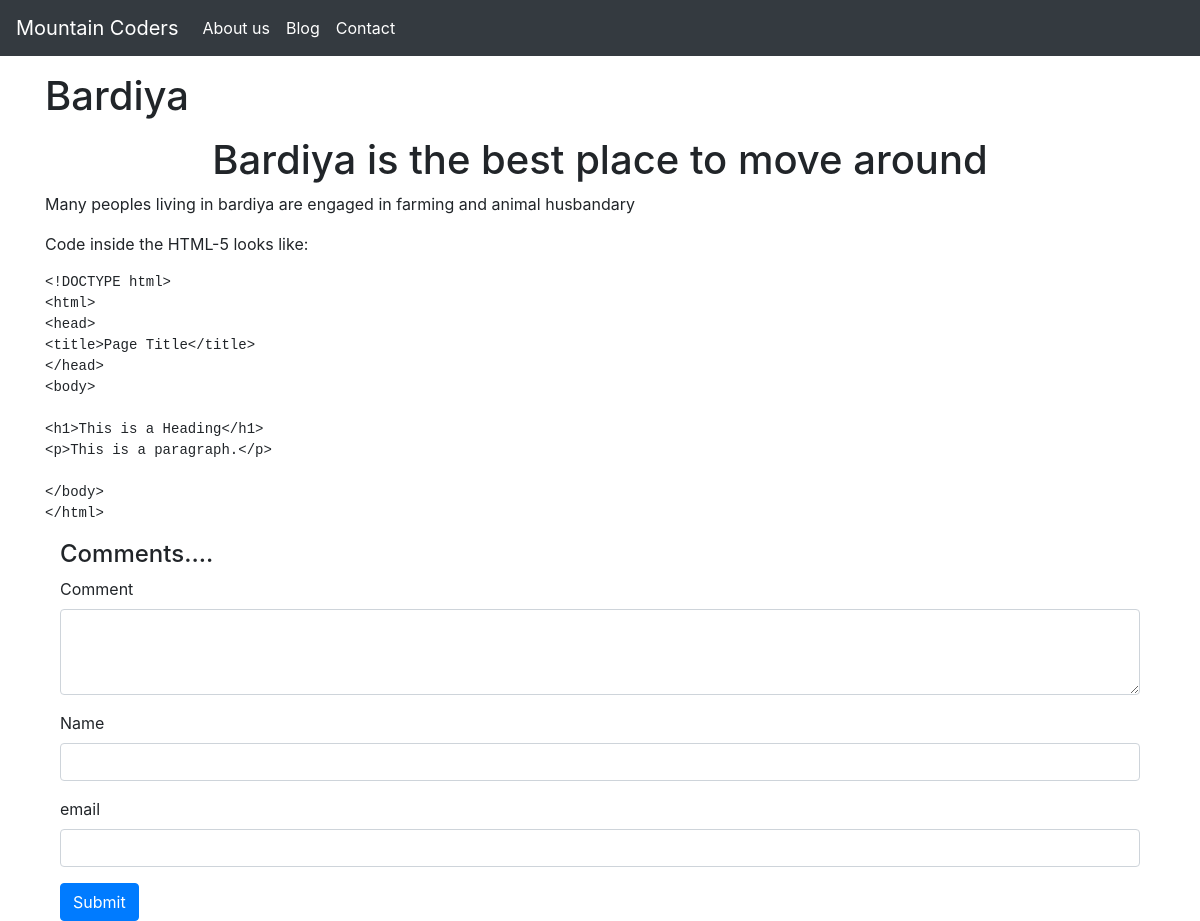
Screenshot of /blogpost/bardiya-post with the database file from the repository.
### blog/models.py (models this page shows, shortened)
class Blog(models.Model):
    sno = models.AutoField(primary_key=True)
    title = models.CharField(max_length=200)
    content = models.TextField()
    slug = models.CharField(max_length=100)
    time = models.DateTimeField(auto_now_add=True)

### blog/views.py (the view)
# urls.py: path('blogpost/<str:slug>', views.blogpost, name='blogpost'),
def blogpost(request,slug):
    blog = Blog.objects.filter(slug=slug).first()
    comments = Comment.objects.filter(post=blog)
    context = {
        'blog': blog,
        'comments': comments,
    }
    return render(request, 'blog/blogpost.html', context)

### templates/blog/blogpost.html (shortened to what this page needs)
{% extends 'blog/base.html' %}
{% block body %}
<div class="container">
<h1 class="my-3">
    {{blog.title}}
</h1>
<div class="my-3">
    {{blog.content|safe}}
</div>
<div class="container">
    <h4>Comments....</h4>
    <form action="{% url 'postcomment' %}" method="post">
        <div class="form-group">
            <label for="comment">Comment</label>
            <textarea class="form-control" name="comment" id="comment" rows="3"></textarea>
        </div>
        <div class="form-group">
            <label for="comment">Name</label>
            <input class="form-control" name="name" id="comment" />
        </div>
        <div class="form-group">
            <label for="comment">email</label>
            <input class="form-control" name="email" id="comment" type="email" />
        </div>
        <button type="submit" class="btn btn-primary">Submit</button>
    </form>
</div>
{% endblock body %}

### rows the page displays
Blog: title "Bardiya", content "Bardiya is the best place to move around Many peoples living in bardiya are engaged in farming and animal husbandary Code inside the HTML-5 looks like: <!DOCTYPE html> <html> <head> <title>Page Title</title> </head> <body> <h1>This is a Heading</h1> <p>This is a paragraph.</p> </body> </html>"
